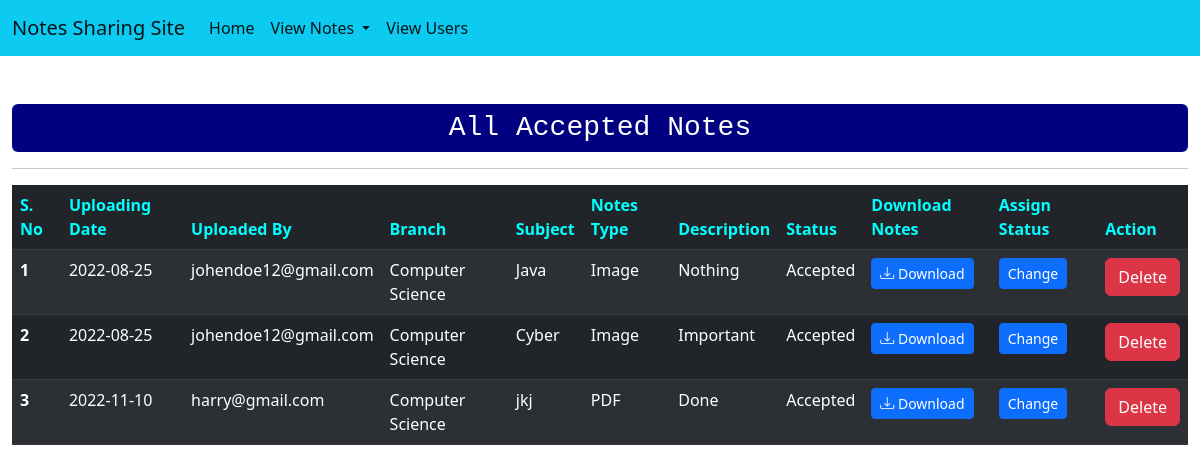
The page /accepted_notes on the database its author committed.
### credentials/models.py (models this page shows, shortened)
class Notes(models.Model):
    user = models.ForeignKey(User,on_delete=models.CASCADE)
    uploadingDate = models.CharField(max_length=30,null=True)
    branch =  models.CharField(max_length=30,null=True)
    subject =  models.CharField(max_length=30,null=True)
    notesFile = models.FileField(max_length=30,null=True)
    fileType =  models.CharField(max_length=30,null=True)
    description =  models.CharField(max_length=30,null=True)
    status = models.CharField(max_length=30,null=True)

### credentials/views.py (the view)
# urls.py: path('accepted_notes',views.acceptedNotes,name="accepted_notes"),
def acceptedNotes(request):
    data = Notes.objects.filter(status="Accept")
    context = {'data':data}
    return render(request,'credentials/accepted_notes.html',context)

### credentials/templates/credentials/accepted_notes.html
{% extends 'admin_home.html' %}
{% block content %}
<div class="container-fluid mt-5 mr-5 ml-5">
    <div class="row">
        <div class="col-md-12">
            <h3 class="text-center" style="background-color: navy;color: white;padding: 7px; border-radius: 6px;font-family: monospace;">All Accepted Notes</h3>
            <hr>
            <table class="table table-dark table-striped">
                <thead style="color: aqua;">
                  <tr>
                    <th scope="col">S. No</th>
                    <th scope="col">Uploading Date</th>
                    <th>Uploaded By</th>
                    <th scope="col">Branch</th>
                    <th scope="col">Subject</th>
                    <th scope="col">Notes Type</th>
                    <th>Description</th>
                    <th scope="col">Status</th>
                    <th scope="col">Download Notes</th>
                    <th>Assign Status</th>
                    <th scope="col">Action</th>
                  </tr>
                </thead>
                <tbody>
                    {% for notes in data %}
                  <tr>
                    <th>{{forloop.counter}}</th>
                    <td>{{notes.uploadingDate}}</td>
                    <td>{{notes.user.username}}</td>
                    <td>{{notes.branch}}</td>
                    <td>{{notes.subject}}</td>
                    <td>{{notes.fileType}}</td>
                    <td>{{notes.description}}</td>
                    <td> {% if notes.status == "Accept" %}  {{notes.status}}ed {% else %}  {{notes.status}} {% endif %}</td>
                    <td><a href="{{notes.notesFile.url}}" download style="text-decoration: none;" class="btn btn-primary btn-sm"> <i class="bi bi-download " > </i> Download </a></td>
                    <td><a href="{% url 'assign_status' notes.id %}" style="text-decoration: none;" class="btn btn-primary btn-sm"> Change </a></td>
                    <td><a href="{% url 'delete_notes' notes.id %}" class="btn btn-danger" onclick="return confirm('Are you sure you want to delete? {{ notesData.notesFile}} ')">Delete</a></td>
                  </tr>
                    {% endfor %}
                </tbody>
              </table>
        </div>
    </div>
</div>
{% endblock content %}

### rows shown on the page
Notes: uploadingDate "2022-08-25", user.username "johendoe12@gmail.com", branch "Computer Science", subject "Java", fileType "Image", description "Nothing", status "Accept"
Notes: uploadingDate "2022-08-25", user.username "johendoe12@gmail.com", branch "Computer Science", subject "Cyber", fileType "Image", description "Important", status "Accept"
Notes: uploadingDate "2022-11-10", user.username "harry@gmail.com", branch "Computer Science", subject "jkj", fileType "PDF", description "Done", status "Accept"
